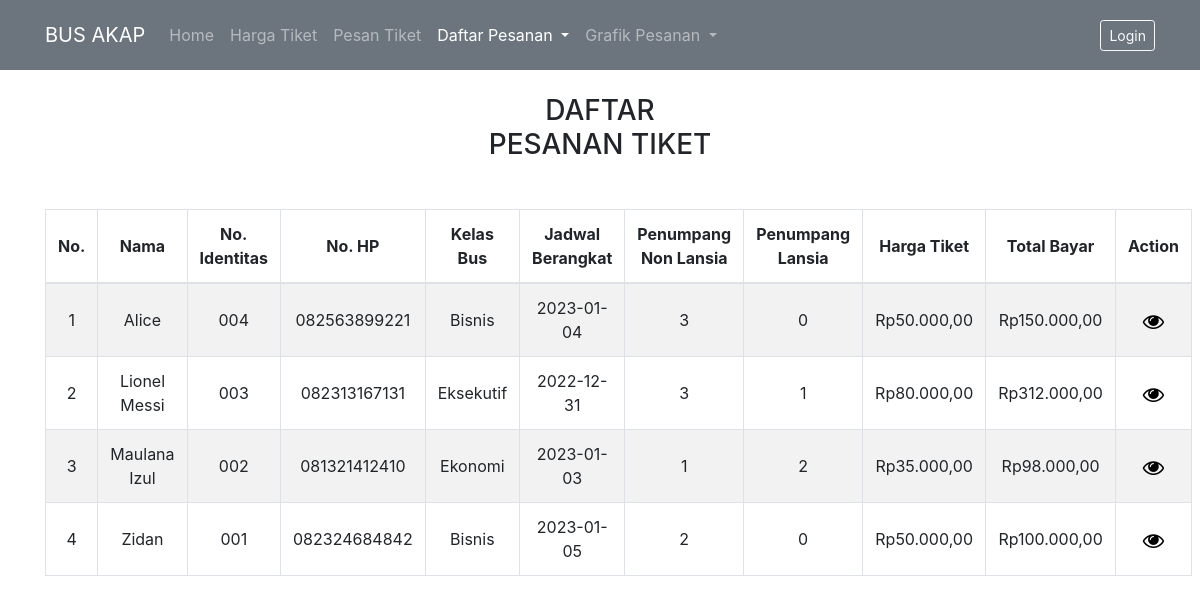
The page /semua_pesanan.php on the database its author committed.
### tables this page shows
CREATE TABLE `pesan_tiket` (
  `id_tiket` int(11) NOT NULL,
  `id_user` int(11) NOT NULL,
  `nama` varchar(45) NOT NULL,
  `no_identitas` varchar(45) NOT NULL,
  `no_hp` varchar(45) NOT NULL,
  `kelasp` varchar(45) NOT NULL,
  `jadwal` date NOT NULL,
  `pnonlansia` int(45) NOT NULL,
  `plansia` int(45) NOT NULL,
  `harga_tiket` int(255) NOT NULL,
  `total` int(255) NOT NULL
);

### semua_pesanan.php (the view, shortened to what this page needs)
<?php
    include "proses/koneksi.php";
    $qtiket = "SELECT * FROM pesan_tiket ORDER BY id_tiket DESC";
    $data_tiket = $conn->query($qtiket);
    $nomor = 0;
?>
<!doctype html>
<html lang="en">
    <head>
        <link rel="stylesheet" href="https://cdn.jsdelivr.net/npm/bootstrap@4.6.2/dist/css/bootstrap.min.css">
        <link rel="stylesheet" href="https://cdnjs.cloudflare.com/ajax/libs/font-awesome/4.7.0/css/font-awesome.min.css">
        <link rel="stylesheet" href="assets/style/style.css?v=<?php echo time();?>">
    </head>
    <body>
        <nav class="navbar navbar-expand-xl navbar-dark bg-secondary sticky-top">
            <div class="container">
                <a class="navbar-brand" href="index.php">BUS AKAP</a>
                <div class="collapse navbar-collapse" id="navbarNav">
                    <ul class="navbar-nav">
                    <li class="nav-item">
                        <a class="nav-link" href="index.php">Home</a>
                    </li>
                    <li class="nav-item">
                        <a class="nav-link" href="harga_tiket.php">Harga Tiket</a>
                    </li>
                    <li class="nav-item">
                        <?php
                            if (empty($_SESSION["id_user"])) {
                                echo '<a class="nav-link" href="#" data-toggle="modal" data-target="#loginModal">Pesan Tiket</a>';
                            }
                            else {
                                echo '<a class="nav-link" href="pesan_tiket.php">Pesan Tiket</a>';
                            }
                        ?>
                    </li>
                    <li class="nav-item dropdown active">
                        <a class="nav-link dropdown-toggle" href="#" id="navbarDropdown" role="button" data-toggle="dropdown" aria-haspopup="true" aria-expanded="false">
                            Daftar Pesanan
                        </a>
                    </li>
                    <li class="nav-item dropdown">
                        <a class="nav-link dropdown-toggle" href="#" id="navbarDropdown" role="button" data-toggle="dropdown" aria-haspopup="true" aria-expanded="false">
                            Grafik Pesanan
                        </a>
                    </li>
                    </ul>
                    <div class="navbar-nav ml-auto">
                        <?php
                            if (empty($_SESSION["id_user"])) {
                                echo '<button class="btn btn-outline-light btn-sm" data-toggle="modal" data-target="#loginModal">Login</button>';
                            }
                            else {
                                echo '<button class="btn btn-outline-light btn-sm" onclick=location.href="proses/logout.php">Logout</button>';
                            }
                        ?>
                    </div>
                </div>
            </div>
        </nav>
        <div class="container">
            <br>
            <h3 class="text-center mb-0">DAFTAR</h3>
            <h3 class="text-center mb-0">PESANAN TIKET</h3>
            <br><br>
            <div class="row">
                <div class="col-lg-12 mx-auto">
                    <table class="table table-bordered table-striped table-hover">
                        <thead>
                            <tr class="text-center">
                                <th class="align-middle">No.</th>
                                <th class="align-middle">Nama</th>
                                <th class="align-middle">No. Identitas</th>
                                <th class="align-middle">No. HP</th>
                                <th class="align-middle">Kelas Bus</th>
                                <th class="align-middle">Jadwal Berangkat</th>
                                <th class="align-middle">Penumpang Non Lansia</th>
                                <th class="align-middle">Penumpang Lansia</th>
                                <th class="align-middle">Harga Tiket</th>
                                <th class="align-middle">Total Bayar</th>
                                <th class="align-middle">Action</th>
                            </tr>
                        </thead>
                        <tbody>
                        <?php
                            function rupiah($angka){
                                $hasil_rupiah = "Rp" . number_format($angka,2,',','.');
                                return $hasil_rupiah;
                            }
                            foreach($data_tiket as $index => $value){
                                $nomor++;
                        ?>
                            <tr class="text-center">
                                <td><?php echo $nomor?></th>
                                <td><?php echo $value['nama'];?></th>
                                <td><?php echo $value['no_identitas'];?></th>
                                <td><?php echo $value['no_hp'];?></th>
                                <td><?php echo $value['kelasp'];?></th>
                                <td><?php echo $value['jadwal'];?></th>
                                <td><?php echo $value['pnonlansia'];?></th>
                                <td><?php echo $value['plansia'];?></th>
                                <td><?php echo rupiah($value['harga_tiket']);?></th>
                                <td><?php echo rupiah($value['total']);?></th>
                                <td style="text-align: center;">
                                    <a href="detail.php?id=<?php echo $value['id_tiket'] ?>" type="button">
                                        <span class="fa fa-eye fa-lg" style="color: black;"></span>
                                    </a>
                                </td>
                            </tr>
                        <?php
                            }
                        ?>
                        </tbody>
                    </table>
                </div>
            </div>
        </div>
    </body>
</html>

### assets/style/style.css (style rules this page uses)
.navbar { min-height: 70px; }
.text-center>th, .text-center>td { text-align: center; vertical-align: middle; }

### rows shown on the page
pesan_tiket: nama "Alice", no_identitas "004", no_hp "082563899221", kelasp "Bisnis", jadwal "2023-01-04", pnonlansia "3", plansia "0", harga_tiket "Rp50.000,00", total "Rp150.000,00"
pesan_tiket: nama "Lionel Messi", no_identitas "003", no_hp "082313167131", kelasp "Eksekutif", jadwal "2022-12-31", pnonlansia "3", plansia "1", harga_tiket "Rp80.000,00", total "Rp312.000,00"
pesan_tiket: nama "Maulana Izul", no_identitas "002", no_hp "081321412410", kelasp "Ekonomi", jadwal "2023-01-03", pnonlansia "1", plansia "2", harga_tiket "Rp35.000,00", total "Rp98.000,00"
pesan_tiket: nama "Zidan", no_identitas "001", no_hp "082324684842", kelasp "Bisnis", jadwal "2023-01-05", pnonlansia "2", plansia "0", harga_tiket "Rp50.000,00", total "Rp100.000,00"
